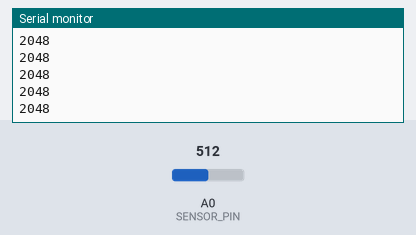
The sketch below on a simulated Arduino Zero (SAMD21). Shown: the last lines printed to the serial monitor. The test bench sets the inputs (shaded band); at power-on: A0 (SENSOR_PIN) = 512 (analog values on the 0–1023 scale).

Above: at 1.2 s.
1.3 s: A0 (SENSOR_PIN) set to 716
At 1.56 s:
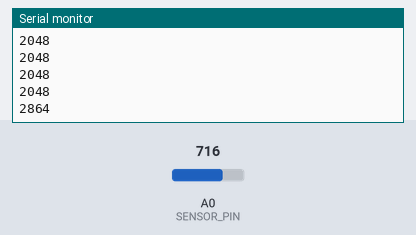
2.8 s: A0 (SENSOR_PIN) set to 900
At 2.96 s:
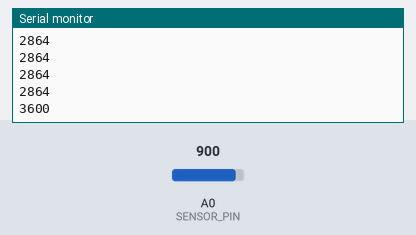
Timing chart, 0 to 5.8 s (numbered marks = the images above; inputs shaded):
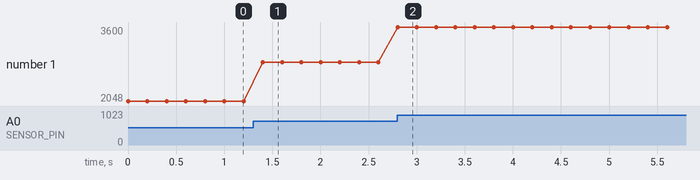

The sketch:

sensor_calibration.ino
```cpp
// Analog input port
#define SENSOR_PIN A0

int sensor_value;

void setup() {
  // open serial monitor
  Serial.begin(9600);

  // using function to convert analog voltage into digital value
  // changing resolution does not change voltage value
  // 12 bits sets to values from 0 to 4095
  analogReadResolution(12);


}

void loop() {
  // read in sensor value
  sensor_value = analogRead(SENSOR_PIN);

  // print to serial monitor
  Serial.println(sensor_value);

  delay(200);
}

// max dry_value = 2600
// max wet_value = 1090
```

Measured:
- after the input at 1.3 s, the serial monitor: prints a new line after 0.10 s (image 1)
- after the input at 2.8 s, the serial monitor: prints a new line at once (image 2)
- plotted number 1: 2048 → 2864 after the input at 1.3 s, 2864 → 3600 after the input at 2.8 s
